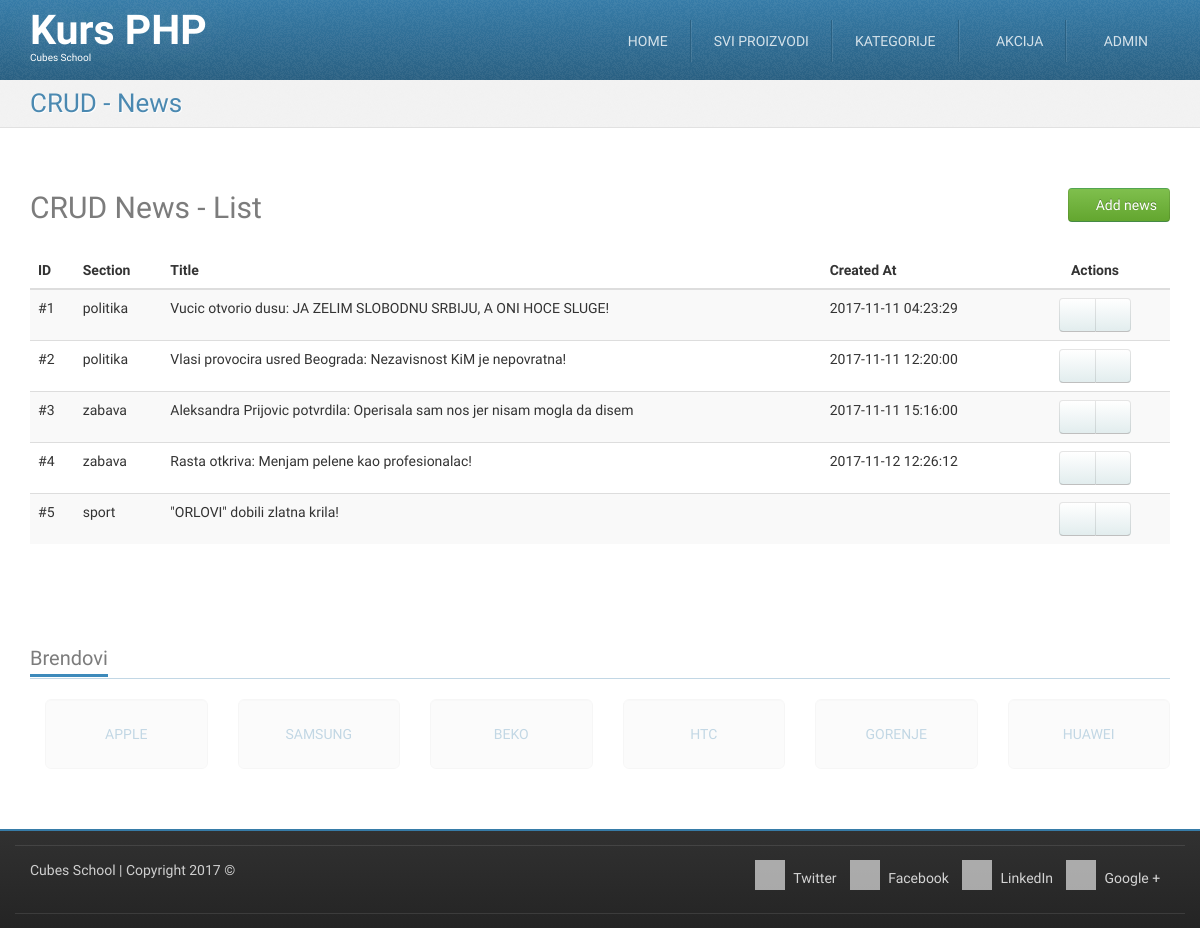
/crud-news-list.php (signed in), run on the app's committed database.
### tables this page shows
CREATE TABLE `news` (
  `id` int(11) NOT NULL,
  `section_id` int(11) NOT NULL,
  `description` text,
  `content` longtext,
  `created_at` datetime DEFAULT NULL
);

CREATE TABLE `sections` (
  `id` int(11) NOT NULL,
  `title` varchar(255) NOT NULL
);

### crud-news-list.php (called while the page is built, shortened)
<?php
require_once __DIR__ . '/models/m_news.php';
$news = newsFetchAll();
require_once __DIR__ . '/views/layout/header.php';
require_once __DIR__ . '/views/templates/t_crud-news-list.php';
require_once __DIR__ . '/views/layout/footer.php';

### models/m_news.php (called while the page is built, shortened)
<?php
require_once __DIR__ . '/m_database.php';
function newsFetchAll() {
	$query = "SELECT `news`.*, `sections`.`title` AS section_title "
			. "FROM `news` "
			. "LEFT JOIN `sections` ON `news`.`section_id` = `sections`.`id`";
	return dbFetchAll($query);
}

### models/m_database.php (called while the page is built, shortened)
<?php
function dbGetLink() {
	static $link;
	if (!isset($link)) {
		$link = mysqli_connect('127.0.0.1', 'cubes', 'cubes', 'cubes-php-mysql');
	}
	return $link;
}
function dbQuery($query) {
	$link = dbGetLink();
	$result = mysqli_query($link, $query);
	return $result;
}
function dbFetchAll($query) {
	$result = dbQuery($query);
	return mysqli_fetch_all($result, MYSQLI_ASSOC);
}

### views/templates/t_crud-news-list.php (the view)
<div id="highlighted">
	<div class="container">
		<div class="header">
			<h2 class="page-title">
				<span>CRUD - News</span>
			</h2>
		</div>
	</div>
</div>
<div id="content">
	<div class="container portfolio">
		<div class="row">
			<div class="col-md-12">
				<h2>
					CRUD News - List
					<a href="/crud-news-insert.php" class="pull-right btn btn-success">
						<i class="fa fa-plus-circle"></i>
						Add news
					</a>
				</h2>
			</div>
		</div>
		<div class="row">
			<div class="col-md-12">
				<table class="table table-striped table-hover">
					<thead>
						<tr>
							<th>ID</th>
							<th>Section</th>
							<th>Title</th>
							<th>Created At</th>
							<th class="actions text-center">Actions</th>
						</tr>
					</thead>
					<tbody>
						<?php foreach ($news as $new) {?>
						<tr>
							<td>
                                                                          #<?php echo htmlspecialchars($new['id']);?>
							</td>
							<td>
								<?php echo htmlspecialchars($new['section_title']);?>
							</td>
							<td>
								<?php echo htmlspecialchars($new['description']);?>
							</td>
							<td>
								<?php echo htmlspecialchars($new['created_at']);?>
							</td>
							<td class="text-center">
								<div class="btn-group">
									<a href="/crud-news-edit.php" class="btn btn-default"><i class="fa fa-pencil"></i></a>
									<a href="/crud-news-delete.php" class="btn btn-default"><i class="fa fa-trash"></i></a>
								</div>
							</td>
						</tr>
						<?php }?>
					</tbody>
				</table>
			</div>
		</div>
	</div>
</div>

### skins/tema/css/theme-style.css (style rules this page uses)
h1, h2, h3 { line-height: 40px; }
h1, h2, h3, h4, h5, h6 { color: rgba(36, 36, 36, 0.6); }
a { color: #377ca8; text-decoration: none; }
.btn-default { color: #333333; text-shadow: 0 1px 1px rgba(255, 255, 255, 0.75); background-image: -webkit-linear-gradient(top, #ffffff 0%, #e2edee 100%); background-image: -o-linear-gradient(top, #ffffff 0%, #e2edee 100%); background-image: linear-gradient(to bottom, #ffffff 0%, #e2edee 100%); background-repeat: repeat-x; filter: progid:DXImageTransform.Microsoft.gradient(startColorstr='#ffffffff', endColorstr='#ffe2edee', GradientType=0); border-color: #e2edee #e2edee #b2cfd2; border-color: rgba(0, 0, 0, 0.1) rgba(0, 0, 0, 0.1) rgba(0, 0, 0, 0.25); *background-color: #e2edee; filter: progid:DXImageTransform.Microsoft.gradient(enabled = false); -webkit-transition: all; -o-transition: all; transition: all; }
.btn-success { color: #ffffff; text-shadow: 0 -1px 0 rgba(0, 0, 0, 0.25); background-image: -webkit-linear-gradient(top, #7fbf4d 0%, #63a62f 100%); background-image: -o-linear-gradient(top, #7fbf4d 0%, #63a62f 100%); background-image: linear-gradient(to bottom, #7fbf4d 0%, #63a62f 100%); background-repeat: repeat-x; filter: progid:DXImageTransform.Microsoft.gradient(startColorstr='#ff7fbf4d', endColorstr='#ff63a62f', GradientType=0); border-color: #63a62f #63a62f #3f6a1e; border-color: rgba(0, 0, 0, 0.1) rgba(0, 0, 0, 0.1) rgba(0, 0, 0, 0.25); *background-color: #63a62f; filter: progid:DXImageTransform.Microsoft.gradient(enabled = false); -webkit-transition: all; -o-transition: all; transition: all; }
html { background-image: -webkit-linear-gradient(top, #e0e0e0 0%, #ffffff 100%); background-image: -o-linear-gradient(top, #e0e0e0 0%, #ffffff 100%); background-image: linear-gradient(to bottom, #e0e0e0 0%, #ffffff 100%); background-repeat: repeat-x; filter: progid:DXImageTransform.Microsoft.gradient(startColorstr='#ffe0e0e0', endColorstr='#ffffffff', GradientType=0); }
body { margin: 0; font-family: "Monda", Arial, serif; font-size: 14px; line-height: 1.428571429; color: #333333; background-color: #ffffff; position: relative; }
.page-title { margin: 0; }
#highlighted { -webkit-transition: all 0.4s ease-out; -o-transition: all 0.4s ease-out; transition: all 0.4s ease-out; border-bottom: 1px solid #e1e1e1; background: #f2f2f2 url(../img/bg_noise-5.png) left top repeat; color: #377ca8; text-shadow: 1px 1px 1px #ffffff; }
.has-navbar-fixed-top #content { margin-top: 82px; }
.has-navbar-fixed-top.has-highlighted #highlighted, .has-navbar-fixed-top.page-index #highlighted, .has-navbar-fixed-top.page-index-carousel #highlighted, .has-navbar-fixed-top.page-starter #highlighted { margin-top: 80px; }
.has-navbar-fixed-top.has-highlighted #content, .has-navbar-fixed-top.page-index #content, .has-navbar-fixed-top.page-index-carousel #content, .has-navbar-fixed-top.page-starter #content { margin-top: 0; }
#content { padding: 40px 0; background-color: #ffffff; }
.header { margin-bottom: 0; }
.header:before, .header:after { content: " "; display: table; }
.header:after { clear: both; }
.header .page-title { font-size: 26px; margin: 8px 0 8px 0; color: rgba(55, 124, 168, 0.9); }
.header .page-title span, .header .page-title small { display: block; line-height: 1.2 !important; }
@media (min-width: 768px) { .header .page-title { float: left; } }
.services .row, .portfolio .row { margin-bottom: 1em; }

### skins/tema/css/custom-style.css (style rules this page uses)
table .actions { width: 150px; }

### skins/tema/css/colour-blue.css (style rules this page uses)
body a { color: #377ca8; text-decoration: none; }
body #highlighted { border-bottom-color: #e1e1e1; background-color: #f2f2f2; color: #377ca8; text-shadow: 1px 1px 1px #ffffff; }
body .header .page-title { color: rgba(55, 124, 168, 0.9); }

### data on the page
news: id "1", section.title "politika", description "Vucic otvorio dusu: JA ZELIM SLOBODNU SRBIJU, A ONI HOCE SLUGE!", created_at "2017-11-11 04:23:29"
news: id "2", section.title "politika", description "Vlasi provocira usred Beograda: Nezavisnost KiM je nepovratna!", created_at "2017-11-11 12:20:00"
news: id "3", section.title "zabava", description "Aleksandra Prijovic potvrdila: Operisala sam nos jer nisam mogla da disem", created_at "2017-11-11 15:16:00"
news: id "4", section.title "zabava", description "Rasta otkriva: Menjam pelene kao profesionalac!", created_at "2017-11-12 12:26:12"
news: id "5", section.title "sport", description "\"ORLOVI\" dobili zlatna krila!"
